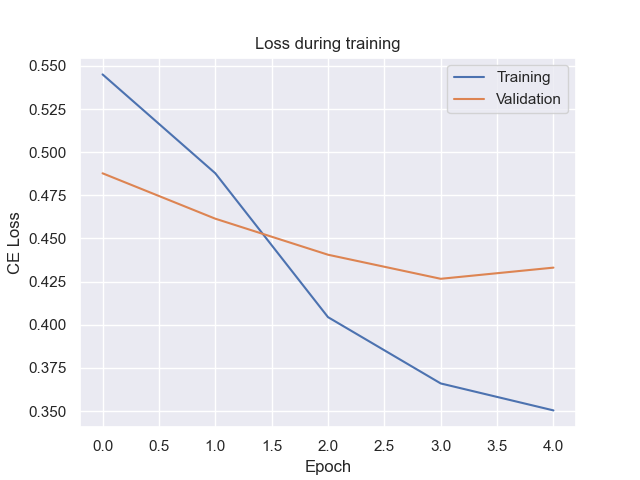

Write the Python code that produced this figure.
import argparse
import json
from datetime import datetime

import matplotlib.pyplot as plt
import seaborn as sns
import torch
from rnn_data import load_imdb
from torch import nn
from torch.utils.data import DataLoader
from torch.utils.tensorboard.writer import SummaryWriter
from utils import DEVICE, GlobalMaxPool, IMDBDataset, collate_fn_padding


class LSTM(nn.Module):
    def __init__(
        self,
        num_embeddings: int,
        embedding_size: int,
        hidden: int,
        num_layers: int,
        num_classes: int,
    ):
        super().__init__()

        self.embedding = nn.Embedding(
            num_embeddings=num_embeddings, embedding_dim=embedding_size
        )
        self.lstm = nn.LSTM(
            input_size=embedding_size,
            hidden_size=hidden,
            num_layers=num_layers,
            batch_first=True,
        )
        self.globalmaxpool = GlobalMaxPool(1)
        self.fc = nn.Linear(hidden, num_classes)
        self.softmax = nn.Softmax(1)

    def forward(self, x):
        x = self.embedding(x)
        x, _ = self.lstm(x)
        x = self.globalmaxpool(x)
        x = self.fc(x)
        return self.softmax(x)


def main():
    # argument parser
    argparser = argparse.ArgumentParser()
    argparser.add_argument("--embedding_size", default=300)
    argparser.add_argument("--hidden_size", default=300)
    argparser.add_argument("--layers", default=2)
    argparser.add_argument("--lr", default=0.001)
    argparser.add_argument("--epochs", default=5)
    args = argparser.parse_args()

    # Load Data
    (x_train, y_train), (x_val, y_val), (i2w, w2i), numcls = load_imdb(final=False)
    train_data = IMDBDataset(x_train, y_train)
    val_data = IMDBDataset(x_val, y_val)
    train_loader = DataLoader(
        train_data, batch_size=64, shuffle=True, collate_fn=collate_fn_padding
    )
    val_loader = DataLoader(
        val_data, batch_size=64, shuffle=False, collate_fn=collate_fn_padding
    )

    model = LSTM(
        num_embeddings=len(i2w),
        embedding_size=args.embedding_size,
        hidden=args.hidden_size,
        num_layers=args.layers,
        num_classes=numcls,
    )
    model.to(DEVICE)
    loss_func = nn.CrossEntropyLoss()
    optimizer = torch.optim.Adam(model.parameters(), lr=args.lr)

    # to log losses
    train_loss = []
    val_loss = []
    val_accuracy = []

    # tensorboard
    timestamp = datetime.now().strftime("%Y%m%d_%H%M%S")
    tb_writer = SummaryWriter(f"runs/imbb_LSTM_{timestamp}")

    # training
    for epoch in range(args.epochs):
        model.train(True)
        t_loss = []
        # train model
        for x, y in train_loader:
            x = x.to(DEVICE)
            y = y.to(DEVICE)

            optimizer.zero_grad()
            y_pred = model(x)
            loss = loss_func(y_pred, y)
            loss.backward()
            optimizer.step()
            t_loss.append(loss.item())

        epoch_train_loss = sum(t_loss) / len(t_loss)
        train_loss.append(epoch_train_loss)

        # validation
        model.train(False)
        v_loss = []
        correct = []

        for x, y in val_loader:
            x = x.to(DEVICE)
            y = y.to(DEVICE)

            y_pred = model(x)
            v_loss.append(loss_func(y_pred, y).item())
            correct += (y_pred.argmax(dim=1) == y).tolist()

        epoch_validation_loss = sum(v_loss) / len(v_loss)
        val_loss.append(epoch_validation_loss)
        epoch_validation_accuracy = sum(correct) / len(correct)
        val_accuracy.append(epoch_validation_accuracy)

        print(
            f"Epoch {epoch + 1}/{args.epochs}, Train loss: {epoch_train_loss}, Validation loss: {epoch_validation_loss}, Validation accuracy: {epoch_validation_accuracy}"
        )

        tb_writer.add_scalar("train:loss", epoch_train_loss, epoch)
        tb_writer.add_scalar("validation:loss", epoch_validation_loss, epoch)
        tb_writer.add_scalar("validation:accuracy", epoch_validation_accuracy, epoch)
        tb_writer.flush()

    sns.set()
    plt.plot(train_loss, label="Training")
    plt.plot(val_loss, label="Validation")
    plt.legend()
    plt.ylabel("CE Loss")
    plt.xlabel("Epoch")
    plt.title(f"Loss during training")
    plt.savefig(f"runs/imbb_LSTM_{timestamp}.png")

    with open(f"runs/imdb_LSTM_{timestamp}.txt", "w") as f:
        f.write(f"Final Accuracy: {val_accuracy[-1]*100:.2f}")

    with open(f"runs/imdb_LSTM_{timestamp}.json", "w") as f:
        f.write(json.dumps(args))


if __name__ == "__main__":
    main()

# Epoch 1/5, Train loss: 0.5450460760357281, Validation loss: 0.48776557023012185, Validation accuracy: 0.8138
# Epoch 2/5, Train loss: 0.48778959299428776, Validation loss: 0.46146995508218114, Validation accuracy: 0.8464
# Epoch 3/5, Train loss: 0.40444101769322405, Validation loss: 0.44059532465814033, Validation accuracy: 0.8654
# Epoch 4/5, Train loss: 0.3660356002493788, Validation loss: 0.42665456216546555, Validation accuracy: 0.8822
# Epoch 5/5, Train loss: 0.35042373336161287, Validation loss: 0.4331228321866144, Validation accuracy: 0.8746
